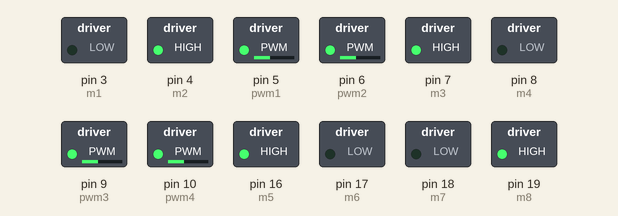
A sketch run on a simulated Arduino Uno, built with avr-gcc and run on an emulated ATmega328P. On the bench: switched loads named in the sketch (green lamp = pin HIGH).

Above: at 0.1 s.
Timing chart, 0 to 1.6 s (numbered marks = the images above):
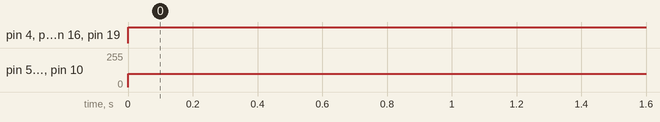

Measured:
- by itself, pin 4 (m2), pin 7 (m3), pin 16 (m5), pin 19 (m8): LOW → HIGH at 0.00 s
- by itself, pin 5 (pwm1), pin 6 (pwm2), pin 9 (pwm3), pin 10 (pwm4): 0/255 → 100/255 at 0.00 s

The sketch:

_4wheel_omni.ino
```cpp
#define m1 3 // paye motor
#define m2 4 // paye motor
#define m3 7 // paye motor
#define m4 8 // paye motor
#define m5 16 // paye motor
#define m6 17 // paye motor
#define m7 18 // paye motor
#define m8 19 // paye motor
#define pwm1 5 // paye motor
#define pwm2 6 // paye motor
#define pwm3 9 // paye motor
#define pwm4 10 // paye motor
void setup() {
  pinMode(m1, OUTPUT);
  pinMode(m2, OUTPUT);
  pinMode(m3, OUTPUT);
  pinMode(m4, OUTPUT);
  pinMode(m5, OUTPUT);
  pinMode(m6, OUTPUT);
  pinMode(m7, OUTPUT);
  pinMode(m8, OUTPUT);
}
void loop() {
   digitalWrite(m1, LOW);
   digitalWrite(m2, HIGH);
   digitalWrite(m3, HIGH);
   digitalWrite(m4, LOW);
   digitalWrite(m5, HIGH);
   digitalWrite(m6, LOW);
   digitalWrite(m7, LOW);
   digitalWrite(m8, HIGH);
   analogWrite(pwm1, 100);
   analogWrite(pwm2, 100);
   analogWrite(pwm3, 100);
   analogWrite(pwm4, 100);
}
```
